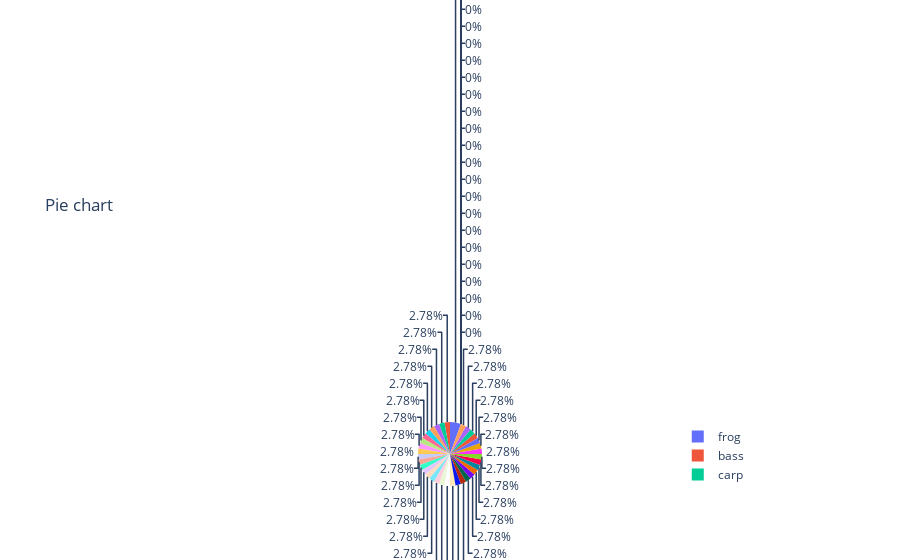

Source (notebook cell):
### Code cell
px.pie(df_zoo, values='aquatic', names='animal name', title='Pie chart')

### Figure 1 — Plotly figure (JSON) as saved in the notebook; plotly's stock layout.template omitted (floating-point values rounded to 4 significant figures)
{"data": [{"domain": {"x": [0, 1], "y": [0, 1]}, "hovertemplate": "animal name=%{label}<br>aquatic=%{value}<extra></extra>", "labels": ["antelope", "bass", "bear", "boar", "buffalo", "calf", "carp", "catfish", "cavy", "cheetah", "chicken", "chub", "clam", "crab", "crayfish", "crow", "deer", "dogfish", "dolphin", "dove", "duck", "elephant", "flamingo", "flea", "frog", "frog", "fruitbat", "giraffe", "girl", "gnat", "goat", "gorilla", "gull", "haddock", "hamster", "hare", "hawk", "herring", "honeybee", "housefly", "kiwi", "ladybird", "lark", "leopard", "lion", "lobster", "lynx", "mink", "mole", "mongoose", "moth", "newt", "octopus", "opossum", "oryx", "ostrich", "parakeet", "penguin", "pheasant", "pike", "piranha", "pitviper", "platypus", "polecat", "pony", "porpoise", "puma", "pussycat", "raccoon", "reindeer", "rhea", "scorpion", "seahorse", "seal", "sealion", "seasnake", "seawasp", "skimmer", "skua", "slowworm", "slug", "sole", "sparrow", "squirrel", "starfish", "stingray", "swan", "termite", "toad", "tortoise", "tuatara", "tuna", "vampire", "vole", "vulture", "wallaby", "wasp", "wolf", "worm", "wren"], "legendgroup": "", "name": "", "showlegend": true, "type": "pie", "values": [0, 1, 0, 0, 0, 0, 1, 1, 0, 0, 0, 1, 0, 1, 1, 0, 0, 1, 1, 0, 1, 0, 0, 0, 1, 1, 0, 0, 0, 0, 0, 0, 1, 1, 0, 0, 0, 1, 0, 0, 0, 0, 0, 0, 0, 1, 0, 1, 0, 0, 0, 1, 1, 0, 0, 0, 0, 1, 0, 1, 1, 0, 1, 0, 0, 1, 0, 0, 0, 0, 0, 0, 1, 1, 1, 1, 1, 1, 1, 0, 0, 1, 0, 0, 1, 1, 1, 0, 1, 0, 0, 1, 0, 0, 0, 0, 0, 0, 0, 0]}], "layout": {"legend": {"tracegroupgap": 0}, "title": {"text": "Pie chart"}}}
